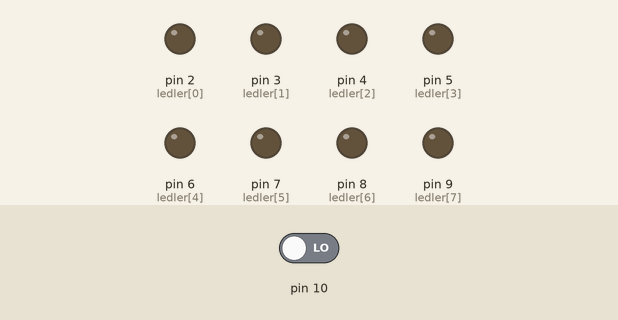
Simulated run of this sketch. Board: Arduino Uno, built with avr-gcc and run on an emulated ATmega328P. On the bench: output pins drawn as LEDs (lit = HIGH). Dashed ring = blinking. Inputs (shaded band) come from the test bench; at power-on: pin 10 LOW.

Above: at 1.2 s.
1.3 s: pin 10 driven HIGH
At 4.2 s:
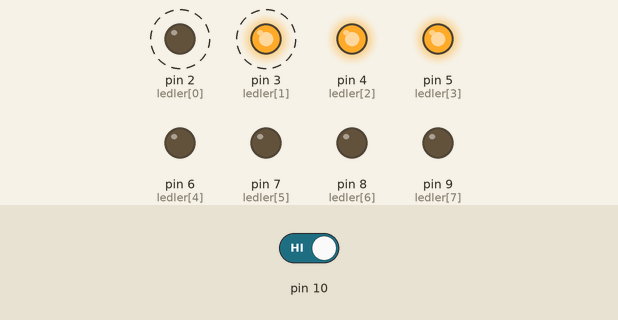
4.3 s: pin 10 driven LOW
At 5.1 s:
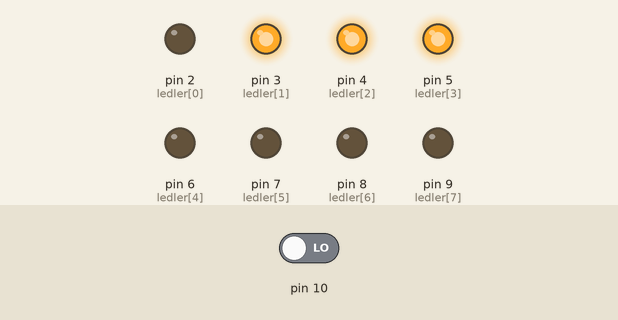
5.8 s: pin 10 driven HIGH
At 7.5 s:
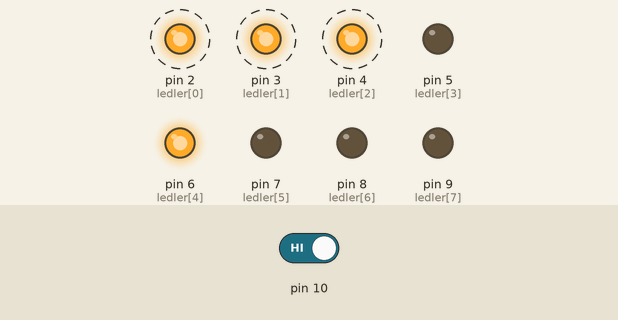
Timing chart, 0 to 25.5 s (numbered marks = the images above; inputs shaded):
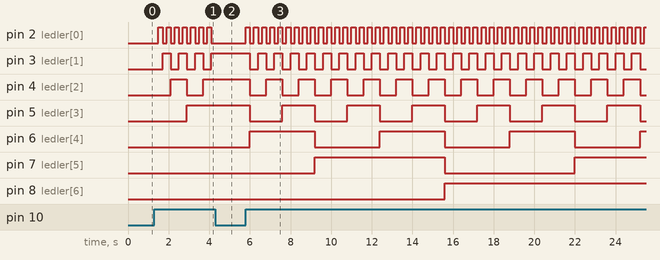

The sketch:

odev3.ino
```cpp
int ledler[] = {2, 3, 4, 5, 6, 7, 8, 9};
byte say;

void setup() {
  pinMode(2,OUTPUT);
  pinMode(3,OUTPUT);
  pinMode(4,OUTPUT);
  pinMode(5,OUTPUT);
  pinMode(6,OUTPUT);
  pinMode(7,OUTPUT);
  pinMode(8,OUTPUT);
  pinMode(9,OUTPUT);
  pinMode(10,INPUT);
  say = 0;
}

void loop(void)
{
  if(digitalRead(10)==1){
    Binary(say++);
    delay(200);
  }

}

void Binary(byte n)
{
  for (int i = 0; i < 8; i++) {
    digitalWrite(ledler[i], n & 1);
    n = n/2;
  }
}
```

Measured:
- after the input at 1.3 s, pin 2 (ledler[0]): alternates HIGH for 0.20 s and LOW for 0.20 s, starting after 0.20 s; pin 3 (ledler[1]): alternates HIGH for 0.40 s and LOW for 0.40 s, starting after 0.40 s; pin 4 (ledler[2]): LOW → HIGH after 0.80 s, → LOW 0.80 s later, → HIGH 0.80 s later; pin 5 (ledler[3]): LOW → HIGH after 1.6 s
- after the input at 4.3 s, pin 2 (ledler[0]): stops changing and stays LOW; pin 3 (ledler[1]): stops changing and stays HIGH; pin 4 (ledler[2]), pin 5 (ledler[3]): stays HIGH (without the input it goes to LOW after 0.20 s); pin 6 (ledler[4]): stays LOW (without the input it goes to HIGH after 0.20 s)
- after the input at 5.8 s, pin 2 (ledler[0]): alternates HIGH for 0.20 s and LOW for 0.20 s, starting at once; pin 3 (ledler[1]): alternates HIGH for 0.40 s and LOW for 0.40 s, starting after 0.20 s
